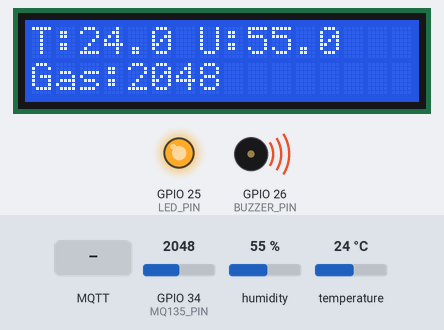
A sketch run on a simulated ESP32. On the bench: 16×2 character LCD, output pins drawn as LEDs (lit = HIGH), buzzer (waves = sounding). Inputs (shaded band) come from the test bench; at power-on: GPIO 34 (MQ135_PIN) = 2048, humidity 55 %, temperature 24 °C. WiFi joins after 1.5 s; servers stay silent unless stated; no MQTT or app messages arrive unless stated; what the sketch prints to the serial monitor is not drawn.

Above: at 3.9 s.
4.0 s: GPIO 34 (MQ135_PIN) set to 106
At 5.5 s:
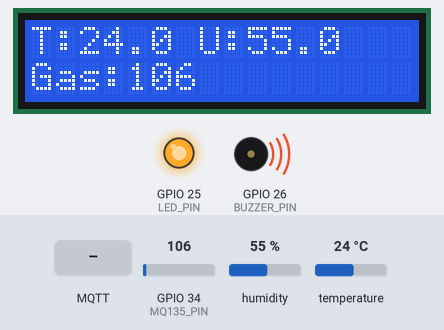
5.8 s: GPIO 34 (MQ135_PIN) set to 94
At 6.7 s:
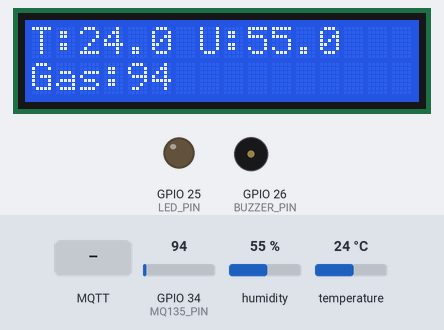
7.3 s: humidity set to 22 %
At 9.7 s:
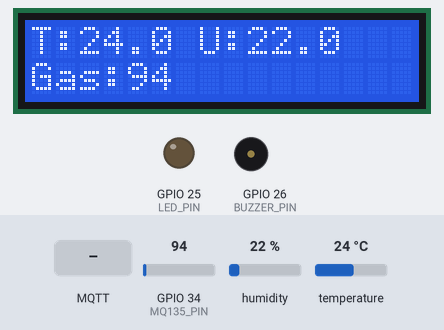
10.3 s: temperature set to 12 °C
At 12.7 s:
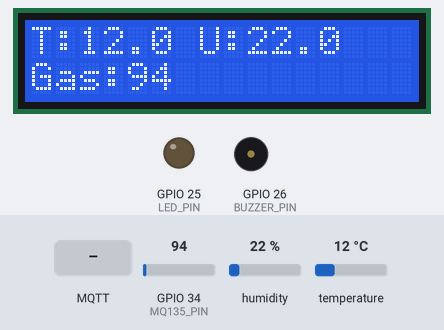
13.4 s: MQTT message "ON" arrives on the first subscribed topic
14.9 s: humidity set to 40 %
At 15.7 s:
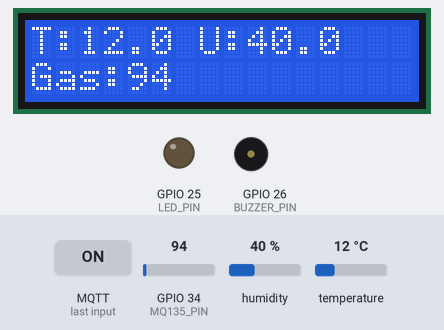
Timing chart, 0 to 17.4 s (numbered marks = the images above; inputs shaded):
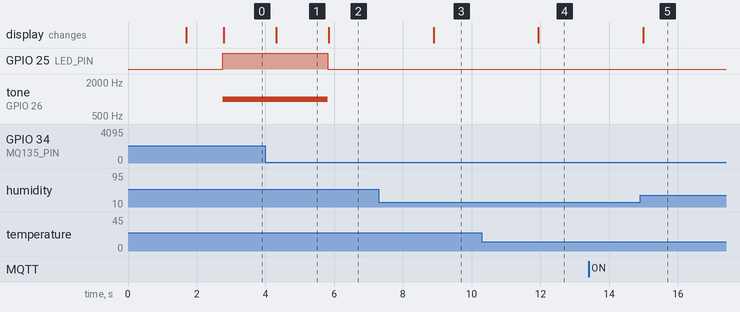

The sketch:

Hissopo.ino
```cpp
#include <WiFi.h>
#include <PubSubClient.h>
#include <DHT.h>
#include <Wire.h>
#include <LiquidCrystal_I2C.h>

// ------------------------
// CONFIGURAÇÕES DO HARDWARE
// ------------------------

#define DHTPIN 4          // Pino do DHT22
#define DHTTYPE DHT22

#define MQ135_PIN 34      // Pino analógico MQ-135
#define LED_PIN 25        // LED vermelho
#define BUZZER_PIN 26     // Buzzer ativo (não passivo)

DHT dht(DHTPIN, DHTTYPE);
LiquidCrystal_I2C lcd(0x27, 16, 2);

// ------------------------
// LIMITES DE ALERTA
// ------------------------

#define LIMITE_TEMPERATURA 30.0
#define LIMITE_GAS         100

// ------------------------
// CONFIGURAÇÕES DA REDE E MQTT
// ------------------------

const char* ssid = "seu wifi";
const char* password = "suasenha";
const char* mqtt_server = "192.168. xxxx"; // IP do seu Broker Mosquitto

WiFiClient espClient;
PubSubClient client(espClient);

// ------------------------
// TOPICOS MQTT
// ------------------------

const char* topicoTemperatura = "hissopo/sensor/temperatura";
const char* topicoUmidade    = "hissopo/sensor/umidade";
const char* topicoGas        = "hissopo/sensor/gas";

const char* topicoLedSet     = "hissopo/atuador/led/set";
const char* topicoBuzzerSet  = "hissopo/atuador/buzzer/set";

// ------------------------
// CALLBACK MQTT (RECEBE COMANDOS)
// ------------------------

void callback(char* topic, byte* message, unsigned int length) {

  String msg;
  for (int i = 0; i < length; i++) msg += (char)message[i];
  msg.trim();
  msg.toUpperCase();

  Serial.print("Comando recebido: ");
  Serial.println(msg);

  // Controle LED
  if (String(topic) == topicoLedSet) {
    digitalWrite(LED_PIN, (msg == "ON") ? HIGH : LOW);
  }

  // Controle buzzer
  if (String(topic) == topicoBuzzerSet) {
    if (msg == "ON") tone(BUZZER_PIN, 1000);
    else noTone(BUZZER_PIN);
  }
}

// ------------------------
// FUNÇÃO PARA RECONEXÃO MQTT
// ------------------------

void reconnect() {
  while (!client.connected()) {
    Serial.print("Tentando conectar ao MQTT... ");
    if (client.connect("HissopoClient")) {

      Serial.println("Conectado!");

      client.subscribe(topicoLedSet);
      client.subscribe(topicoBuzzerSet);

    } else {
      Serial.print("Falhou. Código: ");
      Serial.println(client.state());
      delay(1500);
    }
  }
}

// ------------------------
// SETUP
// ------------------------

void setup() {

  Serial.begin(115200);

  pinMode(LED_PIN, OUTPUT);
  pinMode(BUZZER_PIN, OUTPUT);
  digitalWrite(LED_PIN, LOW);
  noTone(BUZZER_PIN);

  Wire.begin();
  lcd.init();
  lcd.backlight();

  lcd.setCursor(0, 0);
  lcd.print("Iniciando...");

  dht.begin();

  // Conectando WiFi
  WiFi.begin(ssid, password);
  lcd.setCursor(0, 1);
  lcd.print("WiFi...");

  while (WiFi.status() != WL_CONNECTED) {
    Serial.print(".");
    delay(400);
  }

  lcd.clear();
  lcd.print("WiFi Conectado!");

  delay(1000);

  // MQTT
  client.setServer(mqtt_server, 1883);
  client.setCallback(callback);
}

// ------------------------
// LOOP PRINCIPAL
// ------------------------

void loop() {

  if (!client.connected()) reconnect();
  client.loop();

  // Ler sensores
  float temp = dht.readTemperature();
  float umid = dht.readHumidity();
  int gasRaw = analogRead(MQ135_PIN);

  // Verifica se DHT22 falhou
  if (isnan(temp) || isnan(umid)) {

    Serial.println("Falha ao ler DHT22");

    lcd.clear();
    lcd.setCursor(0, 0);
    lcd.print("Erro no DHT22");

    delay(1500);
    return;
  }

  Serial.print("Temp: "); Serial.println(temp);
  Serial.print("Umid: "); Serial.println(umid);
  Serial.print("Gas: "); Serial.println(gasRaw);

  // -----------------------------------
  // ALERTAS AUTOMATICOS
  // -----------------------------------

  bool alerta = false;

  if (temp >= LIMITE_TEMPERATURA) alerta = true;
  if (gasRaw >= LIMITE_GAS) alerta = true;

  if (alerta) {
    digitalWrite(LED_PIN, HIGH);
    tone(BUZZER_PIN, 1000); // buzzer ativo
  } else {
    digitalWrite(LED_PIN, LOW);
    noTone(BUZZER_PIN);
  }

  // Publicar MQTT
  client.publish(topicoTemperatura, String(temp).c_str());
  client.publish(topicoUmidade, String(umid).c_str());
  client.publish(topicoGas, String(gasRaw).c_str());

  // LCD
  lcd.clear();
  lcd.setCursor(0, 0);
  lcd.print("T:");
  lcd.print(temp, 1);
  lcd.print(" U:");
  lcd.print(umid, 1);

  lcd.setCursor(0, 1);
  lcd.print("Gas:");
  lcd.print(gasRaw);

  delay(1500);
}
```

Measured:
- the behaviour switches between 100 and 99 on GPIO 34 (MQ135_PIN) (found by bisection; images 1 and 2)
- after the input at 4.0 s, the display: changes after 0.31 s (image 1)
- after the input at 5.8 s, GPIO 25 (LED_PIN): HIGH → LOW at once; tone on GPIO 26 (BUZZER_PIN): 1000 Hz → silent at once; the display: changes at once (image 2)
- after the input at 7.3 s, the display: changes after 1.6 s (image 3)
- after the input at 10.3 s, the display: changes after 1.6 s (image 4)
- after the input at 14.9 s, the display: changes after 0.10 s (image 5)
